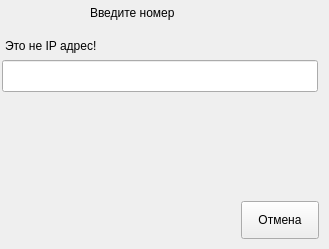
   <widget class="QWidget" name="dialWindow">
    <widget class="QLabel" name="backgroundDial">
     <property name="geometry">
      <rect>
       <x>0</x>
       <y>0</y>
       <width>320</width>
       <height>240</height>
      </rect>
     </property>
     <property name="sizePolicy">
      <sizepolicy hsizetype="Fixed" vsizetype="Fixed">
       <horstretch>0</horstretch>
       <verstretch>0</verstretch>
      </sizepolicy>
     </property>
     <property name="text">
      <string/>
     </property>
    </widget>
    <widget class="QLabel" name="panBotDial">
     <property name="enabled">
      <bool>true</bool>
     </property>
     <property name="geometry">
      <rect>
       <x>0</x>
       <y>200</y>
       <width>320</width>
       <height>40</height>
      </rect>
     </property>
     <property name="sizePolicy">
      <sizepolicy hsizetype="Preferred" vsizetype="Preferred">
       <horstretch>0</horstretch>
       <verstretch>0</verstretch>
      </sizepolicy>
     </property>
     <property name="text">
      <string/>
     </property>
    </widget>
    <widget class="QPushButton" name="butDialCancel">
     <property name="geometry">
      <rect>
       <x>241</x>
       <y>201</y>
       <width>78</width>
       <height>38</height>
      </rect>
     </property>
     <property name="text">
      <string>Отмена</string>
     </property>
    </widget>
    <widget class="QLabel" name="panTopDial">
     <property name="enabled">
      <bool>true</bool>
     </property>
     <property name="geometry">
      <rect>
       <x>0</x>
       <y>0</y>
       <width>320</width>
       <height>25</height>
      </rect>
     </property>
     <property name="sizePolicy">
      <sizepolicy hsizetype="Preferred" vsizetype="Preferred">
       <horstretch>0</horstretch>
       <verstretch>0</verstretch>
      </sizepolicy>
     </property>
     <property name="text">
      <string/>
     </property>
    </widget>
    <widget class="QLabel" name="winCaptionDial">
     <property name="geometry">
      <rect>
       <x>90</x>
       <y>0</y>
       <width>128</width>
       <height>25</height>
      </rect>
     </property>
     <property name="text">
      <string>Введите номер</string>
     </property>
    </widget>
    <widget class="QLineEdit" name="lineEditDial">
     <property name="geometry">
      <rect>
       <x>2</x>
       <y>60</y>
       <width>316</width>
       <height>32</height>
      </rect>
     </property>
     <property name="inputMask">
      <string/>
     </property>
    </widget>
    <widget class="QLabel" name="dialLineError">
     <property name="geometry">
      <rect>
       <x>5</x>
       <y>35</y>
       <width>310</width>
       <height>21</height>
      </rect>
     </property>
     <property name="text">
      <string>Это не IP адрес!</string>
     </property>
    </widget>
   </widget>
